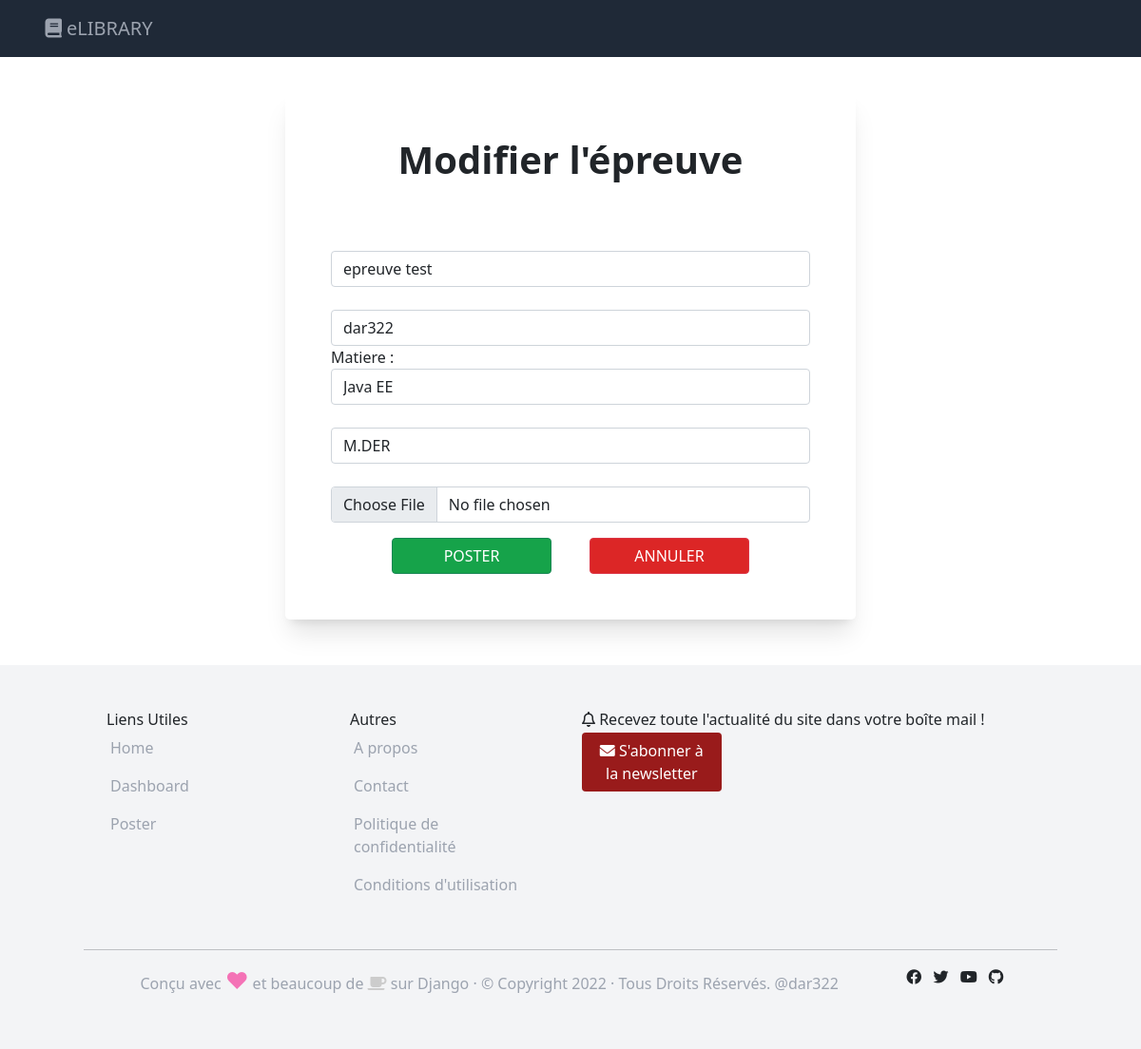
Screenshot of /bibliotheque/update/epreuve/1 (signed in) with the database file from the repository.
### Biblio/models.py (models this page shows, shortened)
class Super(models.Model):
    intitulet = models.CharField(max_length=200)
    file = models.FileField(upload_to='files')
    class Meta:
        abstract = True

class Epreuve(Super):
    matiere = models.CharField(max_length=200)
    filiere = models.CharField(max_length=200)
    professeur = models.CharField(max_length=200)
    id_user= models.ForeignKey(User, on_delete=models.CASCADE)

### Biblio/views.py (the view, shortened to what this page needs)
# urls.py: path('bibliotheque/update/epreuve/<int:pk>', login_required(update_epreuve), name='update_epreuve'),
def update_epreuve(request, *args, **kwargs):
    template_name = 'Biblio/update_epreuve.html' ###Template de update epreuve
    obj = get_object_or_404(
        Epreuve,
        pk = kwargs.get('pk')
    )
    if request.method == 'GET':
        form = EpreuveForm(
            initial={
                'intitulet': obj.intitulet,
                'matiere': obj.matiere,
                'filiere': obj.filiere,
                'professeur': obj.professeur,
                'file': obj.file,
            }
        )
        context = { 'form': form }
        return render(request=request,template_name=template_name,context=context)

### Biblio/templates/Biblio/update_epreuve.html (shortened to what this page needs)
{% extends 'layouts/base.html'%}
{% load static %}
{%block content %}
{% load crispy_forms_tags %}
<div class="container rounded-3 w-50 shadow-xl mt-5">
    <div class="row justify-content-center">
        <div class="col px-5">
            <h1 class="text-dark fw-bold fs-1 text-center py-5">Modifier l'épreuve</h1>
            {% load crispy_forms_tags %}
            <form method="post" action="" novalidate enctype="multipart/form-data">
                {% for field in form %}
                    <div class="form-group">
                        {{ field.label_tag }}
                        {{ field }}
                    </div>
                {% endfor %}
                <div class="form-group flex justify-content-center pt-3 pb-5">
                    <button type="submit" class="bg-green-600 btn btn-success col-4 mr-10">POSTER</button>
                    <button type="reset" class="bg-red-600 btn btn-danger col-4">ANNULER</button>
                </div>
            </form>
        </div>
    </div>
</div>
{% endblock %}

### rows the page displays
Epreuve: form "epreuve test" "dar322" "Java EE" "M.DER"

### other values shown
{{ field.label_tag }} "Matiere :"
